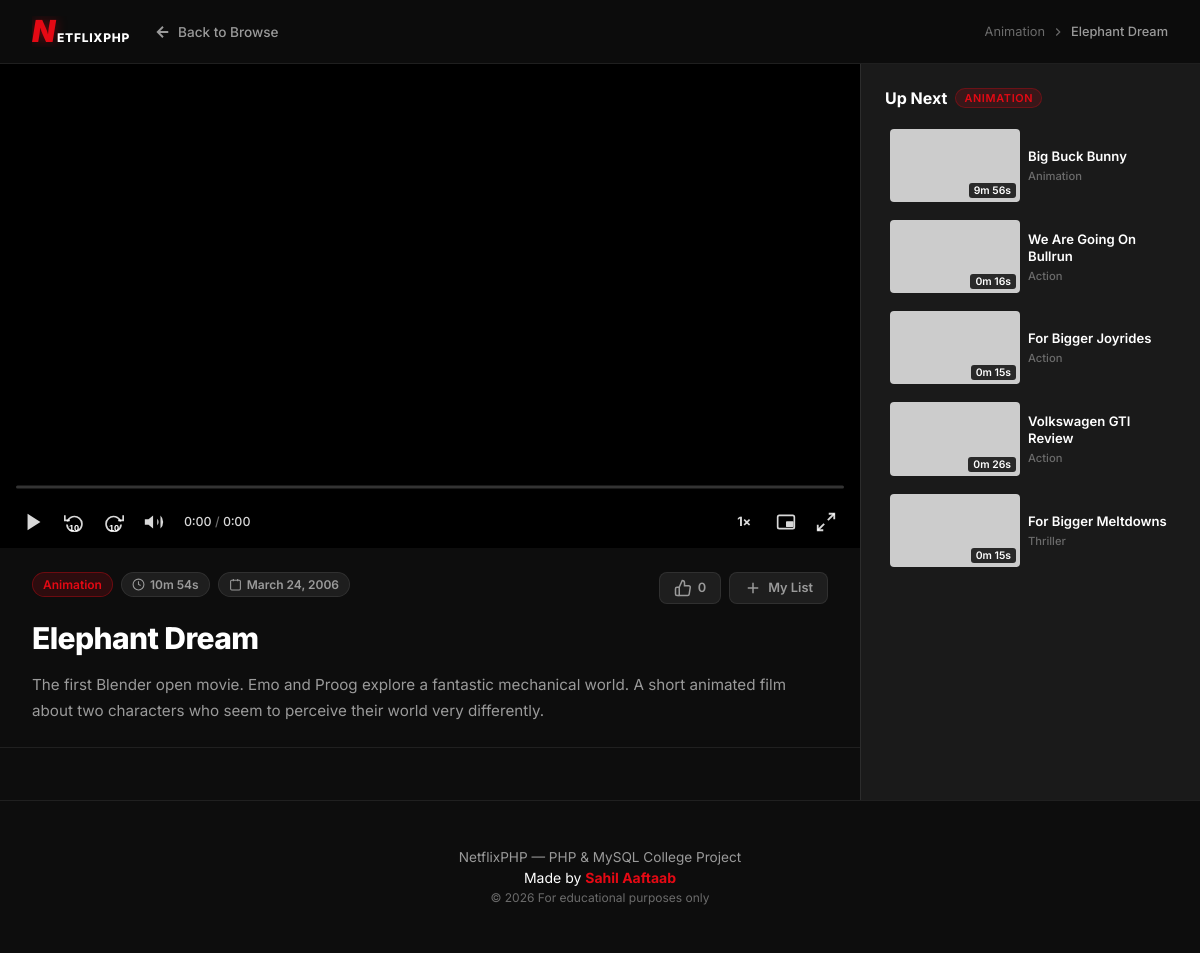
Page /player.php?id=2 on the committed database.
### tables this page shows
CREATE TABLE videos (
    id           INT          UNSIGNED AUTO_INCREMENT PRIMARY KEY,
    title        VARCHAR(255) NOT NULL,
    description  TEXT         NOT NULL,
    thumbnail_url VARCHAR(500) NOT NULL,
    video_url    VARCHAR(500) NOT NULL,
    duration     VARCHAR(20)  NOT NULL,
    genre        VARCHAR(100) NOT NULL,
    upload_date  DATE         NOT NULL,
    created_at   TIMESTAMP    DEFAULT CURRENT_TIMESTAMP
);

### player.php (the view, shortened to what this page needs)
<?php
require_once 'db_connect.php';
$video_id = filter_input(INPUT_GET, 'id', FILTER_VALIDATE_INT);
try {
    $stmt = $pdo->prepare(
        "SELECT id, title, description, thumbnail_url, video_url, duration, genre, upload_date
           FROM videos
          WHERE id = :id
          LIMIT 1"
    );
    $stmt->execute([':id' => $video_id]);
    $video = $stmt->fetch();
} catch (PDOException $e) {
    $video = null;
}
    ?>
    <?php
try {
    $rel_stmt = $pdo->prepare(
        "SELECT id, title, thumbnail_url, duration, genre
           FROM videos
          WHERE genre = :genre
            AND id  != :current_id
          ORDER BY upload_date DESC
          LIMIT 6"
    );
    $rel_stmt->execute([
        ':genre'      => $video['genre'],
        ':current_id' => $video_id,
    ]);
    $related = $rel_stmt->fetchAll();
    if (count($related) < 4) {
        $extra_ids   = array_column($related, 'id');
        $extra_ids[] = $video_id;
        $placeholders = implode(',', array_fill(0, count($extra_ids), '?'));
        $extra_stmt  = $pdo->prepare(
            "SELECT id, title, thumbnail_url, duration, genre
               FROM videos
              WHERE id NOT IN ($placeholders)
              ORDER BY RAND()
              LIMIT 4"
        );
        $extra_stmt->execute($extra_ids);
        $related = array_merge($related, $extra_stmt->fetchAll());
    }
} catch (PDOException $e) {
    $related = [];
}
$upload_formatted = date('F j, Y', strtotime($video['upload_date']));
?>
<!DOCTYPE html>
<html lang="en">
<head>
    <link rel="stylesheet" href="css/style.css">
    <link rel="stylesheet" href="css/player.css">
</head>
<body class="player-body">
<nav class="navbar navbar--player" id="navbar">
    <div class="nav-left">
        <a href="index.php" class="logo" aria-label="Back to Home">
            <span class="logo-text" aria-hidden="true">
                <span class="logo-n">N</span><span class="logo-brand">ETFLIXPHP</span>
            </span>
        </a>
        <a href="index.php" class="back-link">
            <svg viewBox="0 0 24 24" fill="none" stroke="currentColor" stroke-width="2.5" width="18" height="18">
                <path d="M19 12H5M12 19l-7-7 7-7"/>
            </svg>
            Back to Browse
        </a>
    </div>
    <div class="nav-breadcrumb" aria-label="breadcrumb">
        <span><?= htmlspecialchars($video['genre']) ?></span>
        <svg viewBox="0 0 24 24" fill="none" stroke="currentColor" stroke-width="2" width="14" height="14"><path d="m9 18 6-6-6-6"/></svg>
        <span class="breadcrumb-current"><?= htmlspecialchars($video['title']) ?></span>
    </div>
</nav>
<div class="player-layout">
    <div class="player-main" id="player-column">
        <div class="player-wrapper" id="player-wrapper">
            <video
                id="main-video"
                class="main-video"
                preload="metadata"
                poster="<?= htmlspecialchars($video['thumbnail_url']) ?>"
                playsinline
                aria-label="<?= htmlspecialchars($video['title']) ?>"
            >
                <source src="<?= htmlspecialchars($video['video_url']) ?>" type="video/mp4">
            </video>
            <div class="custom-controls" id="custom-controls" aria-label="Video controls">
                <div class="progress-container" id="progress-container" role="slider"
                     aria-label="Seek bar" aria-valuemin="0" aria-valuemax="100" aria-valuenow="0"
                     tabindex="0">
                </div>
                <div class="controls-row">
                    <div class="controls-left">
                        <button class="ctrl-btn" id="play-pause-btn" aria-label="Play">
                            <svg id="play-icon" viewBox="0 0 24 24" fill="currentColor" width="22" height="22">
                                <polygon points="5,3 19,12 5,21"/>
                            </svg>
                        </button>
                        <button class="ctrl-btn" id="skip-back-btn" aria-label="Rewind 10 seconds">
                            <svg viewBox="0 0 24 24" fill="none" stroke="currentColor" stroke-width="2" width="20" height="20">
                                <polyline points="1 4 1 10 7 10"/><path d="M3.51 15a9 9 0 1 0 .49-3.56"/>
                            </svg>
                            <span class="skip-label">10</span>
                        </button>
                        <button class="ctrl-btn" id="skip-fwd-btn" aria-label="Forward 10 seconds">
                            <svg viewBox="0 0 24 24" fill="none" stroke="currentColor" stroke-width="2" width="20" height="20">
                                <polyline points="23 4 23 10 17 10"/><path d="M20.49 15a9 9 0 1 1-.49-3.56"/>
                            </svg>
                            <span class="skip-label">10</span>
                        </button>
                        <div class="volume-group">
                            <button class="ctrl-btn" id="mute-btn" aria-label="Mute">
                                <svg id="vol-icon" viewBox="0 0 24 24" fill="currentColor" width="22" height="22">
                                    <polygon points="11 5 6 9 2 9 2 15 6 15 11 19 11 5"/>
                                    <path d="M19.07 4.93a10 10 0 0 1 0 14.14M15.54 8.46a5 5 0 0 1 0 7.07"/>
                                </svg>
                            </button>
                        </div>
                        <span class="time-display" id="time-display" aria-live="off">
                            <span id="current-time">0:00</span>
                            <span class="time-sep"> / </span>
                            <span id="total-time">0:00</span>
                        </span>
                    </div>
                    <div class="controls-right">
                        <div class="speed-group">
                            <button class="ctrl-btn speed-btn" id="speed-btn" aria-label="Playback speed" aria-haspopup="listbox">
                                <span id="speed-label">1×</span>
                            </button>
                        </div>
                        <button class="ctrl-btn" id="pip-btn" aria-label="Picture in Picture">
                            <svg viewBox="0 0 24 24" fill="none" stroke="currentColor" stroke-width="2" width="20" height="20">
                                <rect x="2" y="4" width="20" height="16" rx="2"/>
                                <rect x="12" y="11" width="9" height="7" rx="1" fill="currentColor" stroke="none"/>
                            </svg>
                        </button>
                        <button class="ctrl-btn" id="fullscreen-btn" aria-label="Fullscreen">
                            <svg id="expand-icon" viewBox="0 0 24 24" fill="none" stroke="currentColor" stroke-width="2" width="22" height="22">
                                <polyline points="15 3 21 3 21 9"/><polyline points="9 21 3 21 3 15"/>
                                <line x1="21" y1="3" x2="14" y2="10"/><line x1="3" y1="21" x2="10" y2="14"/>
                            </svg>
                        </button>
                    </div>
                </div>
            </div>
            <div class="center-click-overlay" id="center-overlay" aria-hidden="true">
            </div>
        </div>
        <div class="video-meta-section" id="video-meta">
            <div class="meta-top">
                <div class="meta-badges">
                    <span class="badge badge--genre"><?= htmlspecialchars($video['genre']) ?></span>
                    <span class="badge badge--duration">
                        <svg viewBox="0 0 24 24" fill="none" stroke="currentColor" stroke-width="2" width="13" height="13">
                            <circle cx="12" cy="12" r="10"/><polyline points="12 6 12 12 16 14"/>
                        </svg>
                        <?= htmlspecialchars($video['duration']) ?>
                    </span>
                    <span class="badge badge--date">
                        <svg viewBox="0 0 24 24" fill="none" stroke="currentColor" stroke-width="2" width="13" height="13">
                            <rect x="3" y="4" width="18" height="18" rx="2"/><line x1="16" y1="2" x2="16" y2="6"/><line x1="8" y1="2" x2="8" y2="6"/>
                        </svg>
                        <?= htmlspecialchars($upload_formatted) ?>
                    </span>
                </div>
                <div class="meta-actions">
                    <button class="action-btn" id="like-btn" aria-label="Like this video" title="Like">
                        <svg viewBox="0 0 24 24" fill="none" stroke="currentColor" stroke-width="2" width="18" height="18">
                            <path d="M14 9V5a3 3 0 0 0-3-3l-4 9v11h11.28a2 2 0 0 0 2-1.7l1.38-9a2 2 0 0 0-2-2.3H14z"/>
                            <path d="M7 22H4a2 2 0 0 1-2-2v-7a2 2 0 0 1 2-2h3"/>
                        </svg>
                        <span id="like-count">0</span>
                    </button>
                    <button class="action-btn" id="watchlist-btn" aria-label="Add to watchlist" title="Watchlist">
                        <svg viewBox="0 0 24 24" fill="none" stroke="currentColor" stroke-width="2" width="18" height="18">
                            <line x1="12" y1="5" x2="12" y2="19"/><line x1="5" y1="12" x2="19" y2="12"/>
                        </svg>
                        My List
                    </button>
                </div>
            </div>
            <h1 class="video-title" id="video-title-heading"><?= htmlspecialchars($video['title']) ?></h1>
            <p class="video-description"><?= nl2br(htmlspecialchars($video['description'])) ?></p>
        </div>
    </div>
    <aside class="player-sidebar" id="player-sidebar" aria-label="Related videos">
        <h2 class="sidebar-title">
            Up Next
            <span class="sidebar-genre-tag"><?= htmlspecialchars($video['genre']) ?></span>
        </h2>
        <?php if (!empty($related)): ?>
        <div class="related-list" id="related-list">
            <?php foreach ($related as $rel): ?>
            <a href="player.php?id=<?= (int)$rel['id'] ?>"
               class="related-card"
               id="related-<?= (int)$rel['id'] ?>"
               aria-label="Watch <?= htmlspecialchars($rel['title']) ?>">
                <div class="related-thumb-wrap">
                    <img
                        src="<?= htmlspecialchars($rel['thumbnail_url']) ?>"
                        alt="<?= htmlspecialchars($rel['title']) ?> thumbnail"
                        class="related-thumb"
                        loading="lazy"
                        onerror="this.src='https://via.placeholder.com/320x180/1a1a1a/E50914?text=No+Image'"
                    >
                    <span class="related-duration"><?= htmlspecialchars($rel['duration']) ?></span>
                </div>
                <div class="related-info">
                    <p class="related-title"><?= htmlspecialchars($rel['title']) ?></p>
                    <span class="related-genre"><?= htmlspecialchars($rel['genre']) ?></span>
                </div>
            </a>
            <?php endforeach; ?>
        </div>
        <?php else: ?>
        <p class="no-related">No related videos found.</p>
        <?php endif; ?>
    </aside>
</div>
<footer class="footer footer--player">
    <p class="footer-text">NetflixPHP &mdash; PHP &amp; MySQL College Project</p>
    <p class="footer-credit">Made by <strong>Sahil Aaftaab</strong></p>
    <p class="footer-sub">&copy; <?= date('Y') ?> For educational purposes only</p>
</footer>
</body>
</html>

### css/style.css (style rules this page uses)
:root { --clr-accent: #E50914; --clr-accent-dark: #b20710; --clr-accent-glow: rgba(229, 9, 20, 0.35); --clr-bg: #141414; --clr-bg-secondary: #1a1a1a; --clr-bg-card: #1f1f1f; --clr-bg-overlay: rgba(0, 0, 0, 0.75); --clr-text: #ffffff; --clr-text-muted: #9a9a9a; --clr-text-dim: #6b6b6b; --clr-border: rgba(255, 255, 255, 0.08); --font-main: 'Inter', -apple-system, BlinkMacSystemFont, 'Segoe UI', sans-serif; --sp-xs: 0.25rem; --sp-sm: 0.5rem; --sp-md: 1rem; --sp-lg: 1.5rem; --sp-xl: 2rem; --sp-2xl: 3rem; --radius-sm: 4px; --radius-md: 8px; --radius-lg: 12px; --radius-xl: 16px; --shadow-card: 0 8px 32px rgba(0, 0, 0, 0.6); --shadow-glow: 0 0 20px var(--clr-accent-glow); --ease-smooth: cubic-bezier(0.25, 0.46, 0.45, 0.94); --duration-fast: 150ms; --duration-normal: 250ms; --duration-slow: 400ms; --navbar-h: 64px; }
*, *::before, *::after { box-sizing: border-box; margin: 0; padding: 0; }
html { font-size: 16px; scroll-behavior: smooth; -webkit-text-size-adjust: 100%; }
body { font-family: var(--font-main); background-color: var(--clr-bg); color: var(--clr-text); min-height: 100vh; overflow-x: hidden; -webkit-font-smoothing: antialiased; -moz-osx-font-smoothing: grayscale; }
.navbar { position: fixed; top: 0; left: 0; right: 0; z-index: 1000; height: var(--navbar-h); display: flex; align-items: center; justify-content: space-between; padding: 0 var(--sp-xl); gap: var(--sp-lg); background: linear-gradient(to bottom, rgba(0,0,0,0.85) 0%, transparent 100%); transition: background var(--duration-normal) var(--ease-smooth), box-shadow var(--duration-normal) var(--ease-smooth); }
.logo { display: flex; align-items: center; text-decoration: none; flex-shrink: 0; }
.logo-text { display: inline-flex; align-items: baseline; gap: 0; line-height: 1; letter-spacing: -0.02em; }
.logo-n { font-size: 1.9rem; font-weight: 900; color: var(--clr-accent); font-style: italic; line-height: 1; text-shadow: 0 0 12px rgba(229, 9, 20, 0.4); }
.logo-brand { font-size: 0.75rem; font-weight: 800; color: var(--clr-text); letter-spacing: 0.06em; text-transform: uppercase; padding-left: 2px; align-self: flex-end; padding-bottom: 3px; }
.nav-left { display: flex; align-items: center; gap: var(--sp-lg); flex-shrink: 0; min-width: 0; overflow: hidden; }
.footer { text-align: center; padding: var(--sp-2xl) var(--sp-xl); border-top: 1px solid var(--clr-border); margin-top: var(--sp-2xl); }
.footer-text { font-size: 0.85rem; color: var(--clr-text-muted); margin-bottom: var(--sp-xs); }
.footer-credit { font-size: 0.875rem; color: var(--clr-text); margin-bottom: var(--sp-xs); }
.footer-credit strong { color: var(--clr-accent); font-weight: 700; }
.footer-sub { font-size: 0.75rem; color: var(--clr-text-dim); }

### rows in the picture
videos: genre "Animation", title "Elephant Dream", duration "10m 54s", upload_date "March 24, 2006", description "The first Blender open movie. Emo and Proog explore a fantastic mechanical world. A short animated film about two characters who seem to perceive their world very differently.", genre "ANIMATION"
videos: duration "9m 56s", title "Big Buck Bunny", genre "Animation"
videos: duration "0m 16s", title "We Are Going On Bullrun", genre "Action"
videos: duration "0m 15s", title "For Bigger Joyrides", genre "Action"
videos: duration "0m 26s", title "Volkswagen GTI Review", genre "Action"
videos: duration "0m 15s", title "For Bigger Meltdowns", genre "Thriller"
